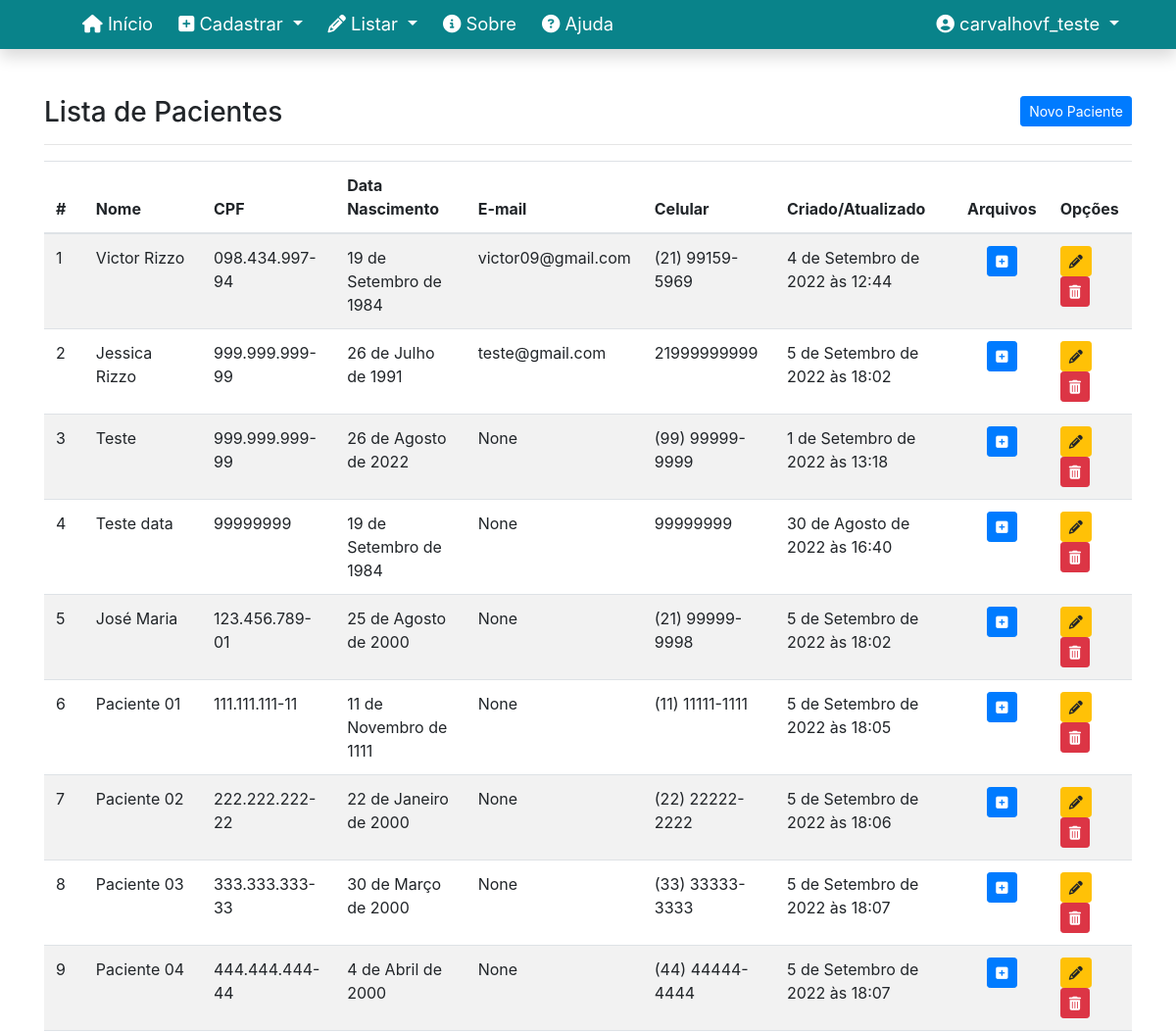
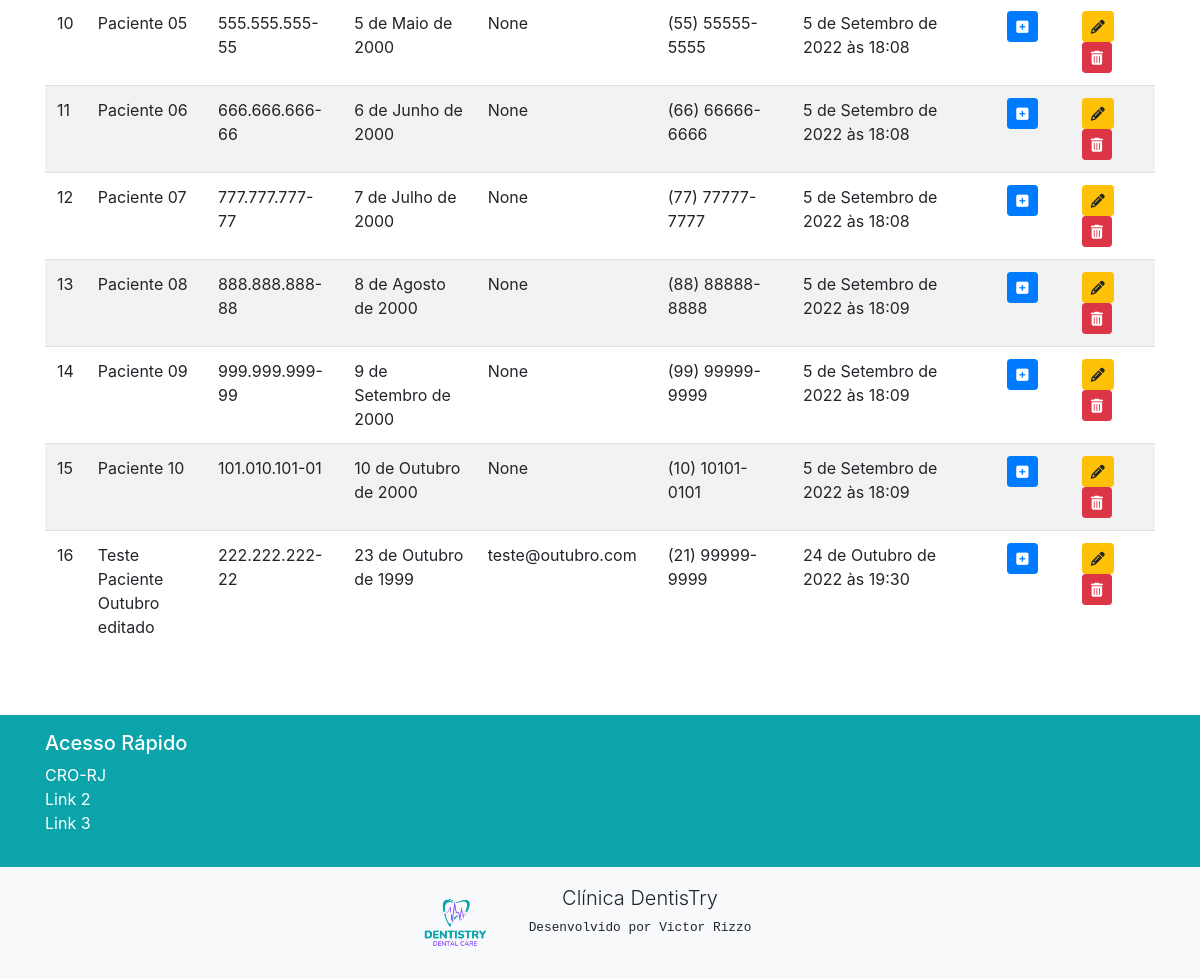
/listar/pacientes/ (signed in), run on the app's committed database (2 pictures, top to bottom).
### agendamentos/models.py (models this page shows, shortened)
class Paciente(models.Model):
    nome = models.CharField('Nome do paciente', max_length=250)
    cpf = models.CharField('CPF ', max_length=14, help_text="Digite somente os números.")
    email = models.CharField('E-mail', max_length=250, null=True, blank=True)
    data_nascimento = models.DateField('Data de Nascimento', help_text="DD/MM/AAAA")
    celular = models.CharField('Núm. celular', max_length=250, help_text="Digite somente os números.")
    arquivo = models.FileField(upload_to='pdf/')
    atualizado_em = models.DateTimeField('Atualizado em', auto_now=True)
    class Meta:
        verbose_name = 'Paciente'
        verbose_name_plural = 'Pacientes'

### agendamentos/views.py (the view)
# urls.py: path('listar/pacientes/', PacienteList.as_view(), name='listar-pacientes'),
class PacienteList(LoginRequiredMixin, ListView):
    login_url = reverse_lazy('login')
    model = Paciente
    template_name = 'cadastros/listas/paciente.html'

### agendamentos/templates/cadastros/listas/paciente.html (shortened to what this page needs)
{% extends 'paginas/modelo-agendamento.html' %}
{% load static %}
{% load crispy_forms_tags %}
{% block conteudo %}
<h3>
    Lista de Pacientes
    <a href="{% url 'cadastrar-paciente' %}" class="btn btn-primary btn-sm float-right">Novo Paciente</a>
</h3>
<hr>
<div class="table-resposive">
    <table class="table table-striped" id="tabela-listar-pacientes">
        <thead>
            <tr>
                <th>#</th>
                <th>Nome</th>
                <th>CPF</th>
                <th>Data Nascimento</th>
                <th>E-mail</th>
                <th>Celular</th>
                <th>Criado/Atualizado</th>
                <th>Arquivos</th>
                <th>Opções</th>
            </tr>
        </thead>
        <tbody>
            {% for paciente in object_list %}
            <tr>
                <td>{{ paciente.pk }}</td>
                <td>{{ paciente.nome }}</td>
                <td>{{ paciente.cpf }}</td>
                <td>{{ paciente.data_nascimento }}</td>
                <td>{{ paciente.email }}</td>
                <td>{{ paciente.celular }}</td>
                <td>{{ paciente.atualizado_em }}</td>
                <td>
                    <div class="text-center">
                        <a href="{% url 'arquivos-paciente' paciente.pk %}" class="btn btn-primary btn-sm" title="Arquivo">
                            <i class="fa fa-plus-square" aria-hidden="true"></i>
                        </a>
                    </div>
                </td>
                <td>
                    <a href="{% url 'editar-paciente' paciente.pk %}" class="btn btn-warning btn-sm" title="Editar">
                        <i class="fa fa-pencil" aria-hidden="true"></i>
                    </a>
                    <a href="{% url 'excluir-paciente' paciente.pk %}" class="btn btn-danger btn-sm" title="Excluir">
                        <i class="fa fa-trash" aria-hidden="true"></i>
                    </a>
                </td>
            </tr>
            {% empty %}
            <tr>
                <td colspan="5">Nenhum paciente cadastrado.</td>
            </tr>
            {% endfor %}
        </tbody>
    </table>
</div>
{% endblock %}

### paginas/templates/paginas/modelo-agendamento.html (shortened to what this page needs)
{% load static %}
<!doctype html>
<html lang="pt-br" class="h-100">
<head>
    <link rel="stylesheet" href="https://cdn.jsdelivr.net/npm/bootstrap@4.4.1/dist/css/bootstrap.min.css">
    <link href="{% static 'css/font-awesome.css' %}" rel="stylesheet">
    <link href="{% static 'css/dentistry.css' %}" rel="stylesheet">
    <link rel="stylesheet" type="text/css" href="https://cdn.datatables.net/v/bs4/dt-1.12.1/datatables.min.css" />
</head>
<body class="d-flex flex-column h-100">
    <main role="main" class="flex-shrink-0">
        {% block menu %}
        <nav class="navbar navbar-expand-lg navbar-dark bg-dentistry-escuro font-115 shadow">
            <div class="container">
                <a class="navbar-brand" href="#">
                </a>
                <div class="collapse navbar-collapse" id="navbarNavDropdown">
                    <ul class="navbar-nav mr-auto">
                        <li class="nav-item">
                            <a class="nav-link" href="{% url 'index' %}">
                                <i class="fa fa-home" aria-hidden="true"></i>
                                Início
                            </a>
                        </li>
                        {% if request.user.is_authenticated %}
                        <li class="nav-item dropdown">
                            <a class="nav-link dropdown-toggle text-white" href="#" id="navbarDropdownMenuLink"
                                role="button" data-toggle="dropdown" aria-haspopup="true" aria-expanded="false">
                                <i class="fa fa-plus-square" aria-hidden="true"></i>
                                Cadastrar
                            </a>
                        </li>
                        {% endif %}
                        {% if request.user.is_authenticated %}
                        <li class="nav-item dropdown">
                            <a class="nav-link dropdown-toggle text-white" href="#" id="navbarDropdownMenuLink"
                                role="button" data-toggle="dropdown" aria-haspopup="true" aria-expanded="false">
                                <i class="fa fa-pencil" aria-hidden="true"></i>
                                Listar
                            </a>
                        </li>
                        {% endif %}
                        <li class="nav-item ">
                            <a class="nav-link" href="{% url 'sobre' %}">
                                <i class="fa fa-info-circle" aria-hidden="true"></i>
                                Sobre
                            </a>
                        </li>
                        <li class="nav-item ">
                            <a class="nav-link" href="mailto:victor09@gmail.com">
                                <i class="fa fa-question-circle" aria-hidden="true"></i>
                                Ajuda
                            </a>
                        </li>
                    </ul>
                    <ul class="navbar-nav">
                        {% if request.user.is_authenticated %}
                        <li class="nav-item dropdown">
                            <a class="nav-link dropdown-toggle text-white" href="#" id="navbarDropdownMenuLink"
                                role="button" data-toggle="dropdown" aria-haspopup="true" aria-expanded="false">
                                <i class="fa fa-user-circle" aria-hidden="true"></i>
                                <span id="username">{{ request.user }}</span>
                            </a>
                        </li>
                        {% endif %}
                    </ul>
                </div>
            </div>
        </nav>
        {% endblock %}
        <div class="container py-5">
            {% block conteudo %}{% endblock %}
        </div>
    </main>
    <footer class="mt-auto">
        {% block rodape-links %}
        <div class="container-fluid bg-dentistry text-white p-3">
            <div class="container">
                <div class="row">
                    <div class="col-sm">
                        <h5>Acesso Rápido</h5>
                        <ul class="list-unstyled">
                            <li><a href="https://www.cro-rj.org.br/" class="text-white">CRO-RJ</a></li>
                            <li><a href="#" class="text-white">Link 2</a></li>
                            <li><a href="#" class="text-white">Link 3</a></li>
                        </ul>
                    </div>
                </div>
            </div>
        </div>
        {% endblock %}
        {% block rodape %}
        <div class="container-fluid bg-light text-center p-3">
            <div class="row">
                <div class="col-md-4 mx-auto text-center">
                    <img src="{% static 'img/1.png' %}" height="80" class="float-left" alt="">
                    <p>
                        <span class="lead">Clínica DentisTry</span><br>
                        <span class="small text-monospace">Desenvolvido por Victor Rizzo</span>
                    </p>
                </div>
            </div>
            {% endblock %}
    </footer>
</body>
</html>

### static/css/dentistry.css (style rules this page uses)
.bg-dentistry { background-color: #0ba4ab; }
.bg-dentistry-escuro { background-color: #09838a; }
.font-115 { font-size: 115%; }
.navbar { padding: 0 !important; }
.navbar .navbar-brand { padding-left: 10px; }
.navbar a.nav-link { color: white !important; }
.navbar .nav-item { padding: 3px 5px; }
table td { max-width: 500px; }

### data on the page
Paciente: pk "1", nome "Victor Rizzo", cpf "098.434.997-94", data_nascimento "19 de Setembro de 1984", email "victor09@gmail.com", celular "(21) 99159-5969", atualizado_em "4 de Setembro de 2022 às 12:44"
Paciente: pk "2", nome "Jessica Rizzo", cpf "999.999.999-99", data_nascimento "26 de Julho de 1991", email "teste@gmail.com", celular "21999999999", atualizado_em "5 de Setembro de 2022 às 18:02"
Paciente: pk "3", nome "Teste", cpf "999.999.999-99", data_nascimento "26 de Agosto de 2022", email "None", celular "(99) 99999-9999", atualizado_em "1 de Setembro de 2022 às 13:18"
Paciente: pk "4", nome "Teste data", cpf "99999999", data_nascimento "19 de Setembro de 1984", email "None", celular "99999999", atualizado_em "30 de Agosto de 2022 às 16:40"
Paciente: pk "5", nome "José Maria", cpf "123.456.789-01", data_nascimento "25 de Agosto de 2000", email "None", celular "(21) 99999-9998", atualizado_em "5 de Setembro de 2022 às 18:02"
Paciente: pk "6", nome "Paciente 01", cpf "111.111.111-11", data_nascimento "11 de Novembro de 1111", email "None", celular "(11) 11111-1111", atualizado_em "5 de Setembro de 2022 às 18:05"
Paciente: pk "7", nome "Paciente 02", cpf "222.222.222-22", data_nascimento "22 de Janeiro de 2000", email "None", celular "(22) 22222-2222", atualizado_em "5 de Setembro de 2022 às 18:06"
Paciente: pk "8", nome "Paciente 03", cpf "333.333.333-33", data_nascimento "30 de Março de 2000", email "None", celular "(33) 33333-3333", atualizado_em "5 de Setembro de 2022 às 18:07"
Paciente: pk "9", nome "Paciente 04", cpf "444.444.444-44", data_nascimento "4 de Abril de 2000", email "None", celular "(44) 44444-4444", atualizado_em "5 de Setembro de 2022 às 18:07"
Paciente: pk "10", nome "Paciente 05", cpf "555.555.555-55", data_nascimento "5 de Maio de 2000", email "None", celular "(55) 55555-5555", atualizado_em "5 de Setembro de 2022 às 18:08"
Paciente: pk "11", nome "Paciente 06", cpf "666.666.666-66", data_nascimento "6 de Junho de 2000", email "None", celular "(66) 66666-6666", atualizado_em "5 de Setembro de 2022 às 18:08"
Paciente: pk "12", nome "Paciente 07", cpf "777.777.777-77", data_nascimento "7 de Julho de 2000", email "None", celular "(77) 77777-7777", atualizado_em "5 de Setembro de 2022 às 18:08"
Paciente: pk "13", nome "Paciente 08", cpf "888.888.888-88", data_nascimento "8 de Agosto de 2000", email "None", celular "(88) 88888-8888", atualizado_em "5 de Setembro de 2022 às 18:09"
Paciente: pk "14", nome "Paciente 09", cpf "999.999.999-99", data_nascimento "9 de Setembro de 2000", email "None", celular "(99) 99999-9999", atualizado_em "5 de Setembro de 2022 às 18:09"
Paciente: pk "15", nome "Paciente 10", cpf "101.010.101-01", data_nascimento "10 de Outubro de 2000", email "None", celular "(10) 10101-0101", atualizado_em "5 de Setembro de 2022 às 18:09"
Paciente: pk "16", nome "Teste Paciente Outubro editado", cpf "222.222.222-22", data_nascimento "23 de Outubro de 1999", email "teste@outubro.com", celular "(21) 99999-9999", atualizado_em "24 de Outubro de 2022 às 19:30"

### other printed values
{{ request.user }} "carvalhovf_teste"
